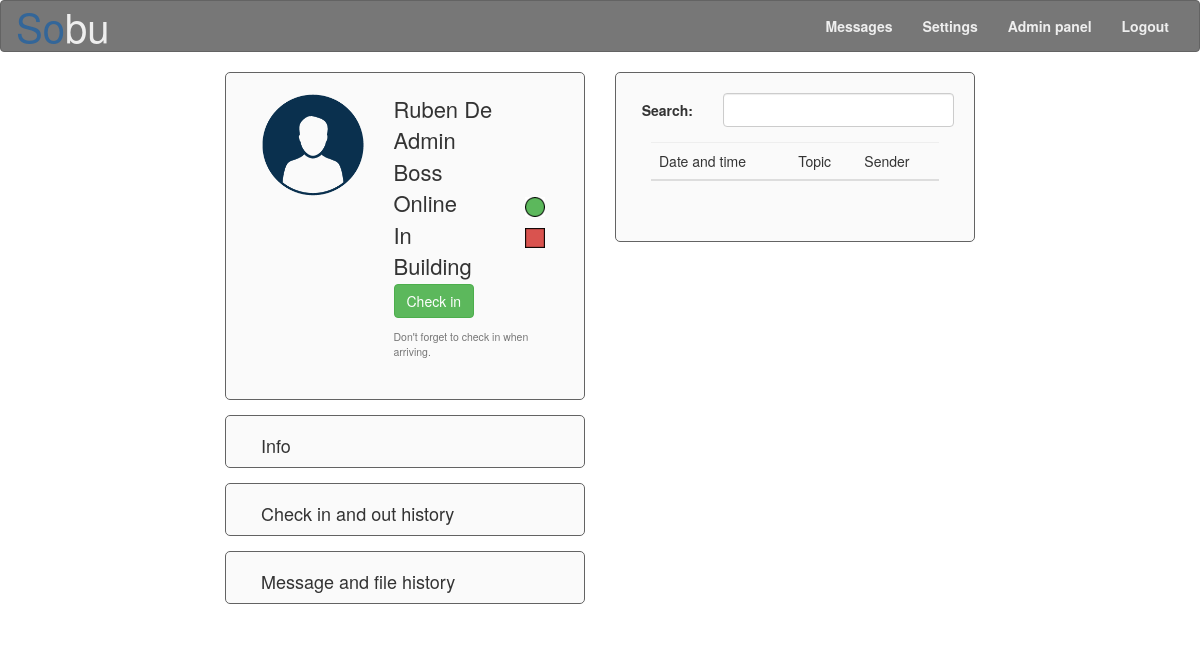
The app's page /Site/messages_page.php (signed in), older data.
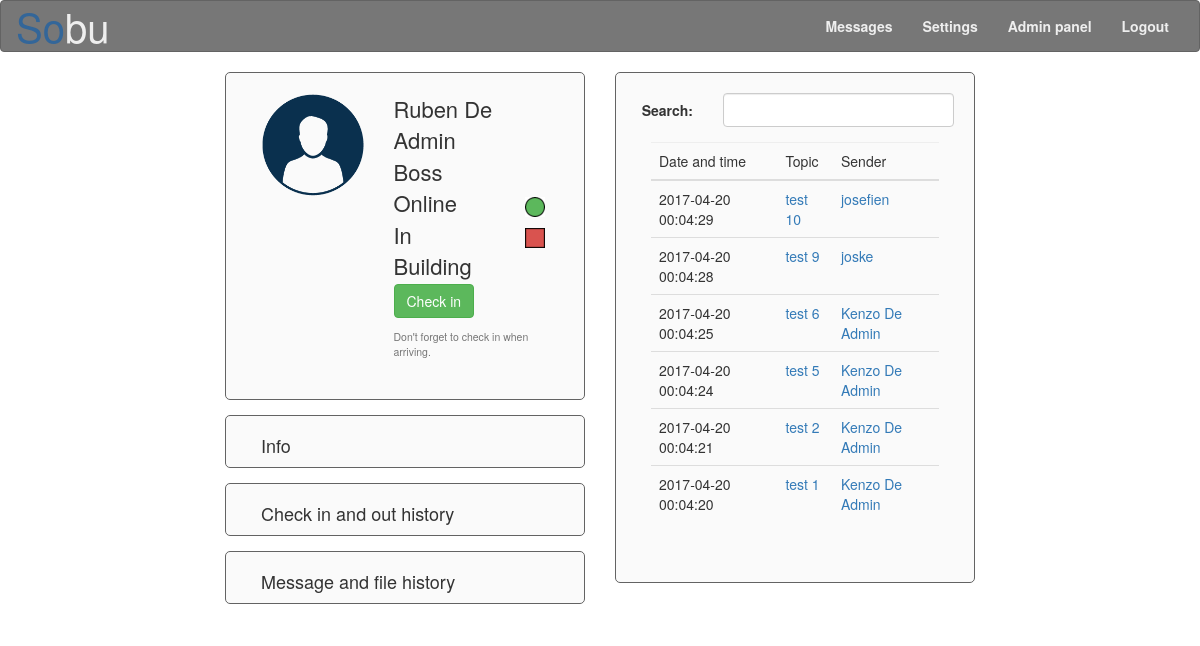
The same page, newer data.
### tables this page shows
CREATE TABLE IF NOT EXISTS `message` (
	`message_id` int(11) AUTO_INCREMENT,
	`topic` varchar(50),
	`content` text,
	`file` varchar(50),
	`date_time` datetime,
	`receipant` int(5),
	`sender` int(5),
	PRIMARY KEY (`message_id`),
	FOREIGN KEY (`receipant`) REFERENCES `user`(`user_id`),
	FOREIGN KEY (`sender`) REFERENCES `user`(`user_id`)
);

CREATE TABLE IF NOT EXISTS `user` (
	`user_id` int(11) AUTO_INCREMENT,
	`name` varchar(40),
	`nin` bigint(30),
	`address` varchar(80),
	`gender` tinyint(1),
	`email` varchar(40),
	`profile_picture` varchar(10),
	`date_of_birth` date ,
	`online` tinyint(1) default '0',
	`martial_status` varchar(20),
	`password` varchar(50) default '21232f297a57a5a743894a0e4a801fc3',  
	`phone_number` int(15),
	`function` varchar(15),
	`rights_id` int(3) default '0',
	`admin` tinyint(1) default '0',
	`start_date` date,
	PRIMARY KEY (`user_id`),
	FOREIGN KEY (`rights_id`) REFERENCES `rights`(`rights_id`)
);

### Site/functions.php (the view, shortened to what this page needs)
<?php
function connecteren()
{
	$host 		= "localhost";
	$user		= "sobu";
	$password	= "r0628842!1S";
	$database	= "sobu";
	$link = mysqli_connect($host, $user, $password) or die("Er kan geen connectie gelegd worden met $host");
	mysqli_select_db($link, $database) or die("databank $database niet beschikbaar");
	return $link;
}
function print_messages_list()
{
	$link = connecteren();
	$query = "SELECT message.date_time, message.topic, message.message_id FROM message LEFT JOIN user ON message.receipant = user.user_id WHERE user.user_id  = " .$_SESSION["user_id"]. " ORDER BY message.message_id DESC";
	$result = mysqli_query($link, $query) or die("FOUT: er is een fout opgetreden bij het uitvoeren van de query \"$query\"");
	$query_sender = "SELECT user.name, user.user_id FROM message LEFT JOIN user ON message.sender = user.user_id WHERE message.receipant = " .$_SESSION["user_id"]. " ORDER BY message.message_id DESC";
	$result_sender = mysqli_query($link, $query_sender) or die("FOUT: er is een fout opgetreden bij het uitvoeren van de query \"$query\"");
	echo "<div class='table-responsive'><table class='table table-hover'><thead><tr><th>Date and time</th><th>Topic</th><th>Sender</th></tr></thead><tbody>";
	if(($result->num_rows > 0) && ($result_sender->num_rows > 0)) {
		while(($row = $result->fetch_assoc()) && ($row_sender = $result_sender->fetch_assoc())) {
		echo "<tr><td>".$row['date_time']."</td><td><a href=\"actual_message.php?id=".$row['message_id']."\">".$row['topic']."</a></td><td><a href=\"colleague_page.php?id=".$row_sender['user_id']."\">".$row_sender['name']."</a></td></tr>";
		}
	}
	echo "</tbody></table></div>";
}
?>

### Site/messages_page.php (shortened to what this page needs)
<?php
include("functions.php");
if (isset($_SESSION["logged_in"]))
{
	?>
	<!DOCTYPE html>
	<html lang="en">
	<head>
		<link href="css/reset.css" rel="stylesheet" />
		<link href="css/bootstrap.css" rel="stylesheet">
		<link href="css/style.css" rel="stylesheet" />
		</head>
		<body>
			<nav class="navbar navbar-default">
				<div class="container-fluid">
					<div class="navbar-header">
						<a class="navbar-brand" href="index.php"><span class="so">So</span><span class="bu">bu</span></a>
					</div>
					<div class="collapse navbar-collapse" id="bs-example-navbar-collapse-1">
						<ul class="nav navbar-nav navbar-right links_bovenaan">
							<li><a href="messages_page.php">Messages</a></li>
							<li><a href="settings_page.php">Settings</a></li>
							<?php
							if ($_SESSION["admin"] == 1)
							{
								echo "<li><a href=\"admin_page.php\">Admin panel</a></li>";
							}
							?>
							<li><a href="logout.php">Logout</a></li>
						</ul>
					</div>
				</div>
			</nav>
			<div class="container-fluid">
				<div class="col-xs-12 col-sm-5 col-sm-offset-1 col-md-5 col-md-offset-1 col-lg-4 col-lg-offset-2">
					<div class="BOX margin_15_bottom">
						<div class="col-md-5 user_foto">
							<img src="<?php if($_SESSION["profile_picture"] != NULL) {echo "IMG/users/" .$_SESSION["profile_picture"];} else {echo "IMG/users/default.png";} ?>" alt="Profile picture" class="user_foto">
						</div>
						<div class="col-md-7 user_info">
							<ul>
								<li><?php echo $_SESSION["name"]; ?></li>
								<li><?php echo $_SESSION["function"]; ?></li>
								<li>
									<div class="col-xs-9 col-sm-9 col-md-9 no_pad_left">Online</div>
									<div class="col-xs-3 col-sm-3 col-md-3">
										<?php
										if ($_SESSION["logged_in"] == 1)
										{
											echo "<img src=\"IMG/Green_circle.png\" title=\"Online\" alt=\"Online\" class=\"indicator_online_building\">";
										}
										else
										{
											echo "<img src=\"IMG/Red_circle.png\" title=\"Offline\" alt=\"Offline\" class=\"indicator_online_building\">";
										}
										?>
									</div>
									<li>
										<div class="col-xs-9 col-sm-9 col-md-9 no_pad_left">In Building</div>
										<div class="col-xs-3 col-sm-3 col-md-3">
											<?php
											if ($_SESSION["in_building"] == 1)
											{
												echo "<img src=\"IMG/Green_square.png\" id=\"in_building\" title=\"In Building\" alt=\"In Building\" class=\"indicator_online_building\">";
											}
											else
											{
												echo "<img src=\"IMG/Red_square.png\" id=\"in_building\" title=\"Not in Building\" alt=\"Not in building\" class=\"indicator_online_building\">";
											}
											?>
										</div>
									</li>
									<li>
										<div class="col-md-12 no_pad_left">
											<?php
											if ($_SESSION["in_building"] == 0)
											{
												echo "<button class=\"btn btn-success\" id=\"check_in_out_button\" onclick=\"check_in_out();\">Check in</button>";
												echo "<h5 id=\"check_in_out_warning\"><small>Don't forget to check in when arriving.</small></h5>";
											}
											else
											{
												echo "<button class=\"btn btn-danger\" id=\"check_in_out_button\" onclick=\"check_in_out();\">Check out</button>";
												echo "<h5 id=\"check_in_out_warning\"><small>Don't forget to check out when leaving.</small></h5>";
											}
											?>
										</div>
									</li>
								</ul>
							</div>
						</div>
						<div class="BOX margin_15_bottom no_pad_bottom">
							<div class="col-md-12">
								<a href="info_page.php" class="h4">Info</a>
							</div>
						</div>
						<div class="BOX margin_15_bottom no_pad_bottom">
							<div class="col-md-12">
								<a href="#" class="h4">Check in and out history</a>
							</div>
						</div>
						<div class="BOX margin_15_bottom no_pad_bottom">
							<div class="col-md-12">
								<a href="#" class="h4">Message and file history</a>
							</div>
						</div>
					</div>
					<div class="col-xs-12 col-sm-5 col-sm-offset-0 col-md-5 col-md-offset-0 col-lg-4 user_search">
						<div class="BOX">
							<form class="form-horizontal" name="people_search" method="post" action="#">
								<div class="form-group">
									<label for="zoeken" class="col-md-3 control-label">Search:</label>
									<div class="col-md-9">
										<input type="text" class="form-control" id="zoeken" name="zoeken">
									</div>
								</div>
							</form>
							<div class="col-md-12"><hr class="hr"></div>
							<div class="col-md-12">
								<?php
								print_messages_list();
								?>
							</div>
						</div>
					</div>
				</div>
			</body>
			</html>
			<?php
		}
		else
		{
			header("Location: index.php");
		}

### Site/CSS/style.css (style rules this page uses)
body { padding-bottom: 15px; }
span.so { color: #336699; }
span.bu { color: #eeeeee; }
.BOX { background-color: #fafafa; border: solid #636363 1px; border-radius: 5px; padding: 20px; }
img.user_foto { width: 100%; max-width: 300px; max-height: 300px; }
div.user_info { font-size: 22px; }
div.user_search { font-size: 14px; }
hr.hr { padding: 0px; margin: 0px; color: #aaa; }
.no_pad_left { padding-left: 0px; }
.no_pad_bottom { padding-bottom: 0px; }
.margin_15_bottom { margin-bottom: 15px; }
.links_bovenaan > li > a { color: #f00; }
img.indicator_online_building { width: 20px; height: 20px; }

Row changes from the older to the newer data that the page shows:
now on this page (row unchanged): user: name "josefien"
added message: date_time "2017-04-20 00:04:29", topic "test 10"
now on this page (row unchanged): user: name "joske"
added message: date_time "2017-04-20 00:04:28", topic "test 9"
now on this page (row unchanged): user: name "Kenzo De Admin"
added message: date_time "2017-04-20 00:04:25", topic "test 6"
added message: date_time "2017-04-20 00:04:24", topic "test 5"
added message: date_time "2017-04-20 00:04:21", topic "test 2"
added message: date_time "2017-04-20 00:04:20", topic "test 1"
